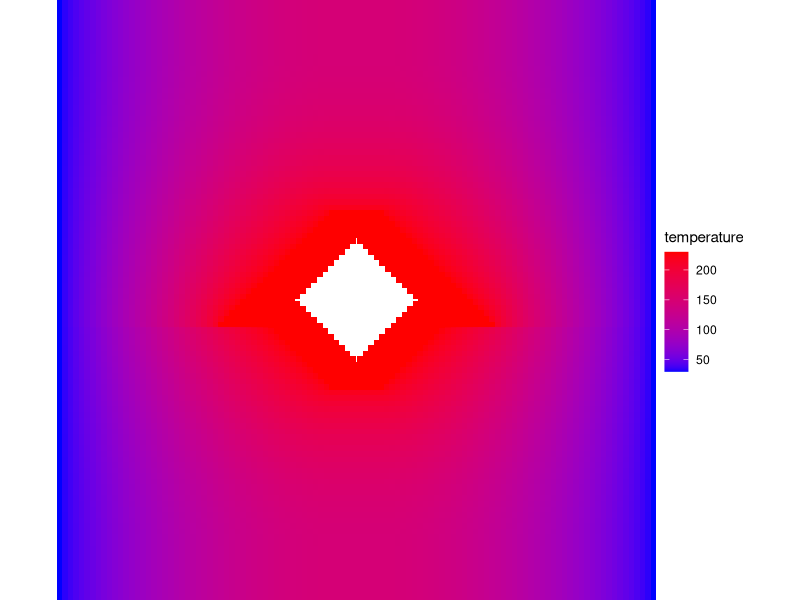

This figure's R source:
# John Brezovec 2018
# Visualization of 2-d conduction solutionsi

library(tidyverse)

# read in the necessary files
solution <- read_csv("solution.csv")
coordinates <- read_csv("index_coordinates.csv")

# merge them
solution <- merge(coordinates, solution)

fix_symmetry <- function(s_df) {
  max_x <- max(s_df$x)
  max_y <- max(s_df$y)
  max_index <- max(s_df$index)
  # do one axis of rotation
  for (n in 1:nrow(s_df)) {
    new_row <- list(
      max_index + n,
      2 * max_x - s_df$x[n],
      s_df$y[n],
      s_df$temperature[n]
    )
    s_df[max_index + n, ] <- new_row
  }
  # do the other axis of rotation
  max_index <- max(s_df$index) # reset the max index again
  for (n in 1:nrow(s_df)) {
    new_row <- list(
      max_index + n,
      s_df$x[n],
      2 * max_y - s_df$y[n],
      s_df$temperature[n]
    )
    s_df[max_index + n, ] <- new_row
  }
  return(s_df)
}

# applying symmetry condition to create full data
solution <- fix_symmetry(solution)

# now plot
plot <- solution %>%
  ggplot(mapping = aes(x = x, y = y, color = temperature)) +
  theme_void() +
  geom_point(shape = 15, size = 18) +
  scale_colour_gradient(low = "blue", high = "red") +
  coord_fixed()


# save the plot
ggsave("plot.png", width = 6, height = 5, bg = "transparent")
